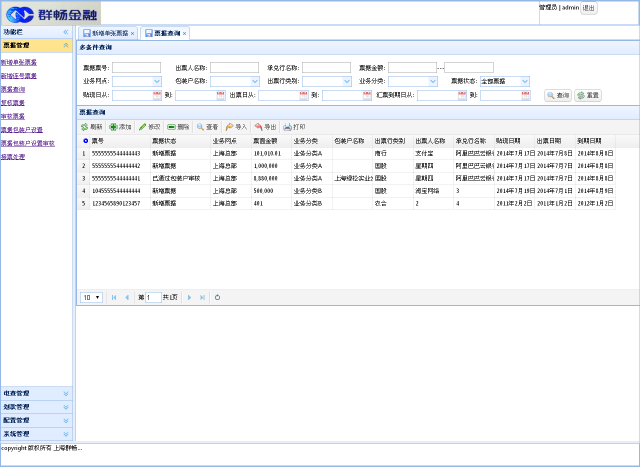
#> input picture chrome.png, 1280 x 933 px, given in place of ticketsearch.png, which was not available (shown at 1/2 size)
$ python matcher_test.py   (Python 2 division)   (older library calls are emulated)
#> lines starting #> are read from the running program, lines starting #| are printed output that depends on the picture; pictures that were not available may be replaced by others from this repository, and a replacement may not be noted
import numpy as np
import cv2
from matplotlib import pyplot as plt
import math

import mymatch

HESSIAN_THRESHOLD = 400
OCTAVES = 4
OCTAVELAYERS = 4
EXTENDED = False
UPRIGHT = False

item_img = cv2.imread('ticketsearch.png',1)          # queryImage
#> item_img is the input picture: shape (933, 1280, 3); mean B, G, R 247.5, 244.8, 243.3
tar_img = cv2.imread('chrome2.png',1)          # trainImage
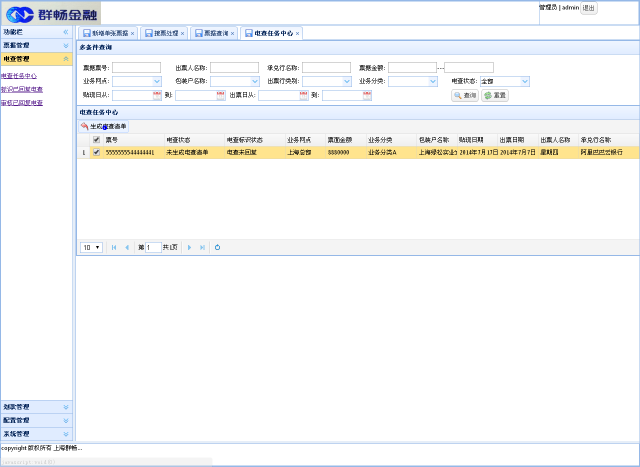
#> input picture chrome2.png, 1280 x 933 px (shown at 1/2 size)
#> tar_img is the input picture: shape (933, 1280, 3); mean B, G, R 247.5, 246.6, 245.5

item_img_gray = cv2.cvtColor(item_img,cv2.COLOR_BGR2GRAY)
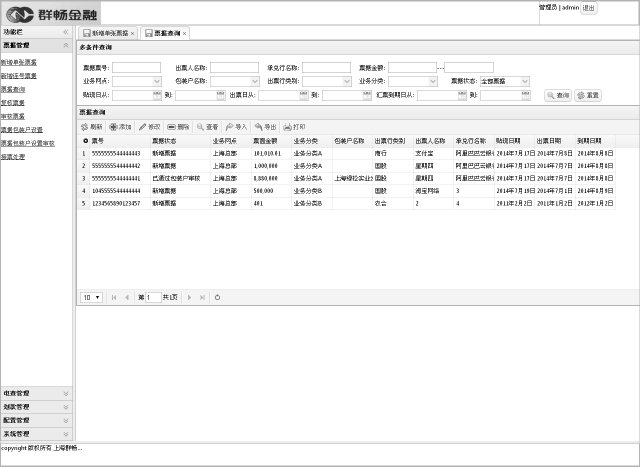
#> item_img_gray: shape (933, 1280) (shown at 1/2 size); min 0, max 255, mean 244.7
tar_img_gray = cv2.cvtColor(tar_img,cv2.COLOR_BGR2GRAY)
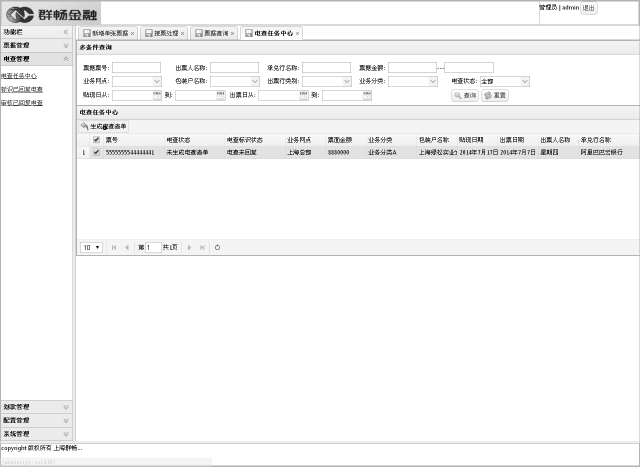
#> tar_img_gray: shape (933, 1280) (shown at 1/2 size); min 0, max 255, mean 246.4

# Initiate detector
FAST_CORNER_THRESH = 10
FAST_CORNER_THRESH_SUPRESS = False
fast = cv2.FastFeatureDetector(FAST_CORNER_THRESH,FAST_CORNER_THRESH_SUPRESS)
#> (the run stopped early here; a loop or call above may not have finished)
